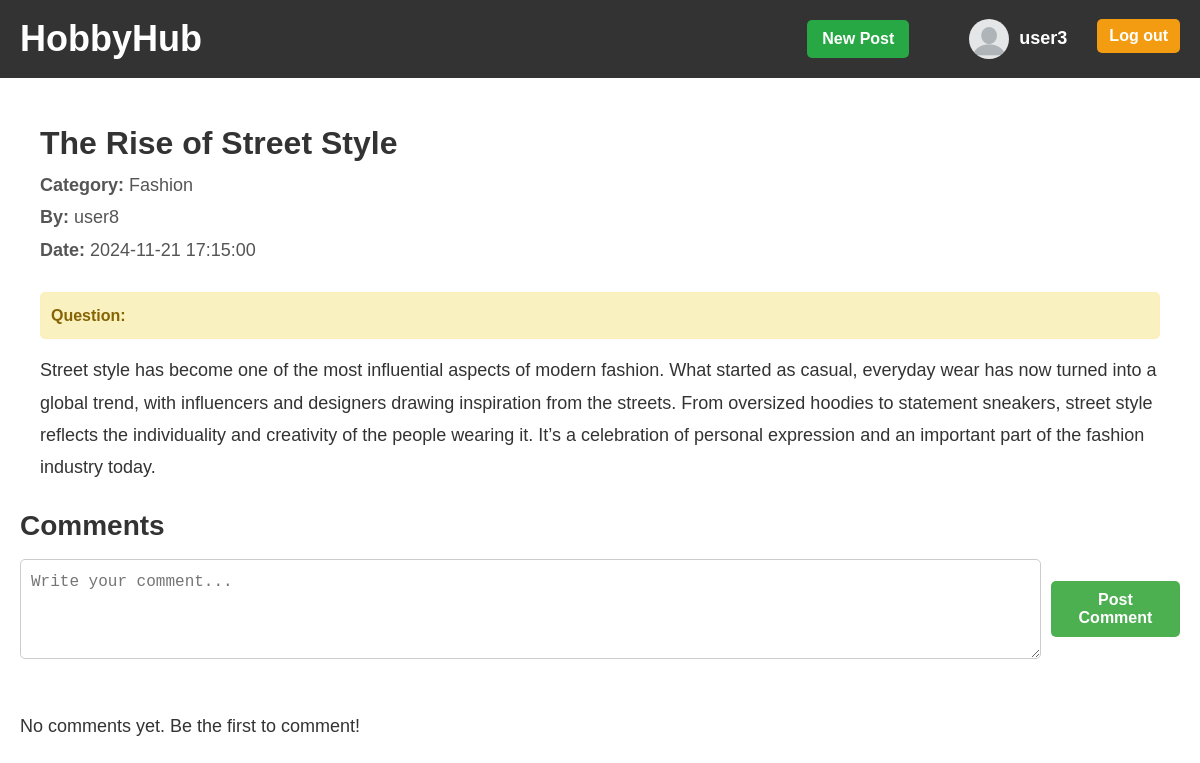
Page /post.php?id=23 (signed in) on the earlier database version.
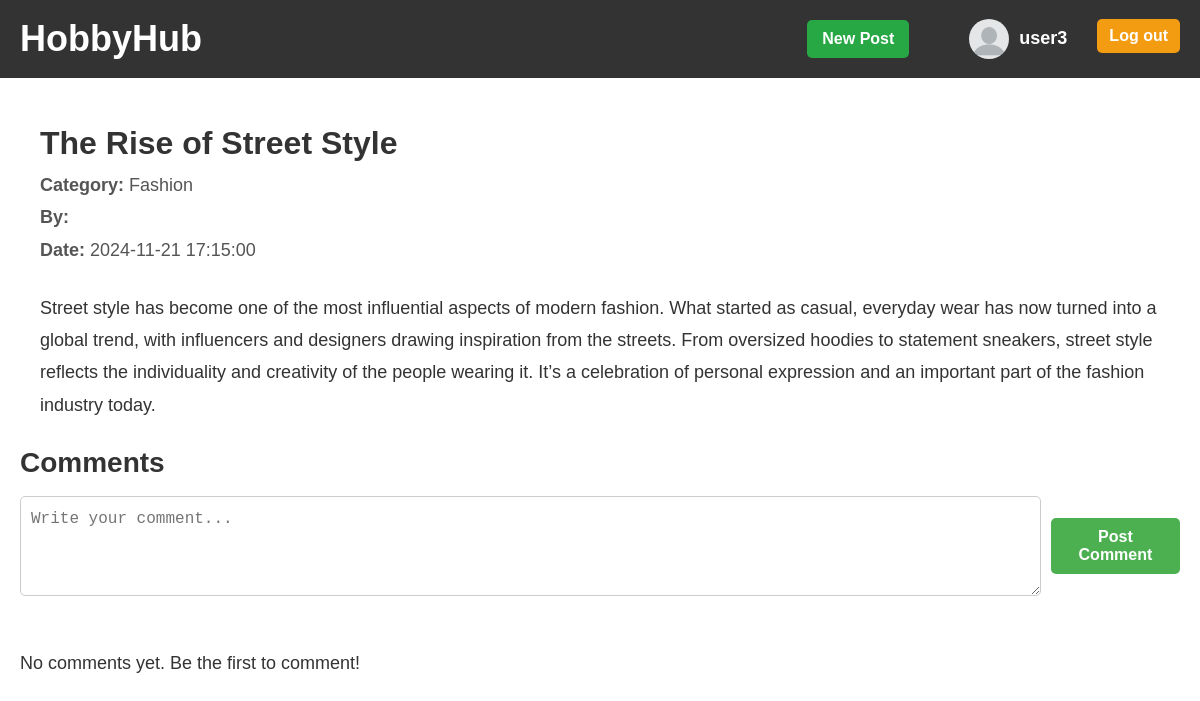
Same page on the later database version.
### tables this page shows
CREATE TABLE `posts` (
  `post_id` int(10) UNSIGNED NOT NULL,
  `user_id` int(10) UNSIGNED NOT NULL,
  `category_id` int(10) UNSIGNED DEFAULT NULL,
  `content` text NOT NULL,
  `created_at` timestamp NOT NULL DEFAULT CURRENT_TIMESTAMP,
  `title` varchar(255) NOT NULL,
  `is_question` tinyint(1) DEFAULT '0',
  `image` blob
);

CREATE TABLE `categories` (
  `category_id` int(10) UNSIGNED NOT NULL,
  `name` varchar(50) NOT NULL,
  `description` text
);

CREATE TABLE `users` (
  `user_id` int(10) UNSIGNED NOT NULL,
  `username` varchar(50) NOT NULL,
  `full_name` varchar(100) NOT NULL,
  `email` varchar(100) NOT NULL,
  `password_hash` varchar(255) NOT NULL,
  `created_at` timestamp NOT NULL DEFAULT CURRENT_TIMESTAMP,
  `bio` text,
  `profile_picture` mediumblob
);

### post.php (the view, shortened to what this page needs)
<?php
include 'db_connection.php';
$isLoggedIn = isset($_SESSION['user_id']);
$postId = isset($_GET['id']) ? (int) $_GET['id'] : 0;
if ($postId > 0) {
    $sql = "SELECT p.post_id, p.title, p.created_at, p.content, p.image, u.username, c.name AS category_name, p.is_question
            FROM posts p
            LEFT JOIN users u ON p.user_id = u.user_id
            LEFT JOIN categories c ON p.category_id = c.category_id
            WHERE p.post_id = $postId";
    $result = $conn->query($sql);
    if ($result->num_rows > 0) {
        $post = $result->fetch_assoc();
    } else {
        echo "<p>Post not found.</p>";
        exit;
    }
    $commentsSql = "SELECT c.content, c.created_at, u.username
                    FROM comments c
                    LEFT JOIN users u ON c.user_id = u.user_id
                    WHERE c.post_id = $postId
                    ORDER BY c.created_at DESC";
    $commentsResult = $conn->query($commentsSql);
} else {
    echo "<p>Invalid post ID.</p>";
    exit;
}
?>
<!DOCTYPE html>
<html lang="en">
<head>
    <link rel="stylesheet" href="glowna.css">
    <link rel="stylesheet" href="post.css">
    <link rel="stylesheet" href="navbar.css">
</head>
<body>
  <header>
    <nav class="navbar">
      <div class="logo">
        <h1><a href="index.php">HobbyHub</a></h1>
      </div>
      <div class="auth-buttons">
        <?php if ($isLoggedIn): ?>
          <div class="auth-info">
            <button class="btn new-post-btn" onclick="window.location.href='new_post.php'">New Post</button>
            <a href="profile.php" class="profile-link">
              <?php
                $profilePictureSrc = 'default.png';
              ?>
              <img src="<?php echo $profilePictureSrc; ?>" alt="Profile Picture" class="profile-img">
              <span class="username"><?php echo htmlspecialchars($_SESSION['username']); ?></span>
            </a>
          </div>
          <form method="POST" style="display: inline;">
              <button type="submit" name="logout" class="btn logout-btn">Log out</button>
          </form>
        <?php else: ?>
            <button class="btn register-btn" onclick="window.location.href='register.php'">Sign up</button>
            <button class="btn login-btn" onclick="window.location.href='login.php'">Login</button>
        <?php endif; ?>
      </div>
    </nav>
  </header>
  <main class="container">
    <div class="post-details">
        <div class="post-header">
            <div class="post-info">
                <h1><?php echo htmlspecialchars($post['title'], ENT_QUOTES, 'UTF-8'); ?></h1>
                <p><strong>Category:</strong> <?php echo htmlspecialchars($post['category_name'], ENT_QUOTES, 'UTF-8'); ?></p>
                <p><strong>By:</strong> <?php echo htmlspecialchars($post['username'], ENT_QUOTES, 'UTF-8'); ?></p>
                <p><strong>Date:</strong> <?php echo htmlspecialchars($post['created_at'], ENT_QUOTES, 'UTF-8'); ?></p>
            </div>
        </div>
        <br>
        <?php if ($post['is_question']): ?>
            <div class="question-highlight">
                <strong>Question:</strong>
            </div>
        <?php endif; ?>
        <p><?php echo nl2br(htmlspecialchars($post['content'], ENT_QUOTES, 'UTF-8')); ?></p>
    </div>
    <div class="comments-section">
        <h2>Comments</h2>
        <form method="POST" class="comment-form" onsubmit="checkLoginStatus(event)">
            <textarea name="comment_content" placeholder="Write your comment..." required class="comment-input"></textarea>
            <button type="submit" name="submit_comment" class="btn comment-btn">Post Comment</button>
        </form>
        <br>
        <br>
        <?php if ($commentsResult->num_rows > 0): ?>
            <?php while ($comment = $commentsResult->fetch_assoc()): ?>
                <div class="comment">
                    <p><strong><?php echo htmlspecialchars($comment['username'], ENT_QUOTES, 'UTF-8'); ?></strong> <?php echo htmlspecialchars($comment['created_at'], ENT_QUOTES, 'UTF-8'); ?></p>
                    <p><?php echo nl2br(htmlspecialchars($comment['content'], ENT_QUOTES, 'UTF-8')); ?></p>
                </div>
                <br>
            <?php endwhile; ?>
        <?php else: ?>
            <p>No comments yet. Be the first to comment!</p>
        <?php endif; ?>
    </div>
</main>
</body>
</html>

### glowna.css (style rules this page uses)
* { margin: 0; padding: 0; box-sizing: border-box; }
body { font-family: Arial, sans-serif; line-height: 1.6; color: #333; }
.logo a { color: white; text-decoration: none; font-size: 36px; font-weight: bold; font-family: "Arial", sans-serif; transition: color 0.3s ease, transform 0.3s ease; }
.auth-info span { color: white; font-size: 18px; font-weight: bold; }
.auth-info { display: flex; align-items: center; gap: 10px; }
.auth-info a { display: flex; align-items: center; text-decoration: none; }
.profile-img { width: 40px; height: 40px; border-radius: 50%; margin-right: 10px; object-fit: cover; }
.username { font-size: 18px; color: white; font-weight: bold; }
.auth-info { display: flex; align-items: center; gap: 10px; margin-right: 20px; }
.question-highlight { background-color: #f9f1c0; color: #856404; border: 1px solid #ffeeba; border-radius: 5px; padding: 10px; margin-bottom: 15px; font-weight: bold; }

### post.css (style rules this page uses)
.post-details { margin: 0 auto; padding: 20px; }
.post-header { display: flex; align-items: flex-start; gap: 20px; }
.post-info h1 { font-size: 32px; color: #333; }
.post-info p { font-size: 18px; color: #555; }
.comment-form { display: flex; justify-content: space-between; align-items: center; gap: 10px; }
.comment-form .comment-input { width: 100%; max-width: calc(100% - 120px); padding: 10px; font-size: 16px; box-sizing: border-box; height: 100px; resize: vertical; text-align: left; vertical-align: top; line-height: 1.5; border: 1px solid #ccc; border-radius: 5px; }
.comment-form .comment-btn { padding: 10px 15px; font-size: 16px; background-color: #4CAF50; color: white; border: none; cursor: pointer; }
.question-highlight { background-color: #f9f1c0; color: #856404; border: 1px solid #ffeeba; border-radius: 5px; padding: 10px; margin-bottom: 15px; font-weight: bold; }

### navbar.css (style rules this page uses)
header { width: 100%; background-color: #333; color: #fff; }
.navbar { display: flex; justify-content: space-between; align-items: center; padding: 10px 20px; }
.container { max-width: 1200px; margin: 0 auto; padding: 20px; }
.container h2 { font-size: 28px; margin-bottom: 10px; color: #333; }
.container p { font-size: 18px; line-height: 1.8; }
.auth-buttons { display: flex; gap: 10px; }
.btn { padding: 8px 16px; font-size: 16px; font-weight: bold; border: none; border-radius: 5px; cursor: pointer; transition: background-color 0.3s ease, transform 0.2s ease; }
.logout-btn { background-color: #f39c12; color: white; border: none; padding: 8px 12px; border-radius: 5px; cursor: pointer; transition: background-color 0.3s ease, transform 0.2s ease; }
.new-post-btn { background-color: #28a745; color: white; border: none; padding: 10px 15px; border-radius: 5px; cursor: pointer; font-size: 16px; margin-right: 50px; }

Differences in the rows shown:
changed posts "The Rise of Street Style": user.username "user8" → (not shown); is_question 1 → 0 (drawn)
Other differences:
text no longer shown: "Question:"
